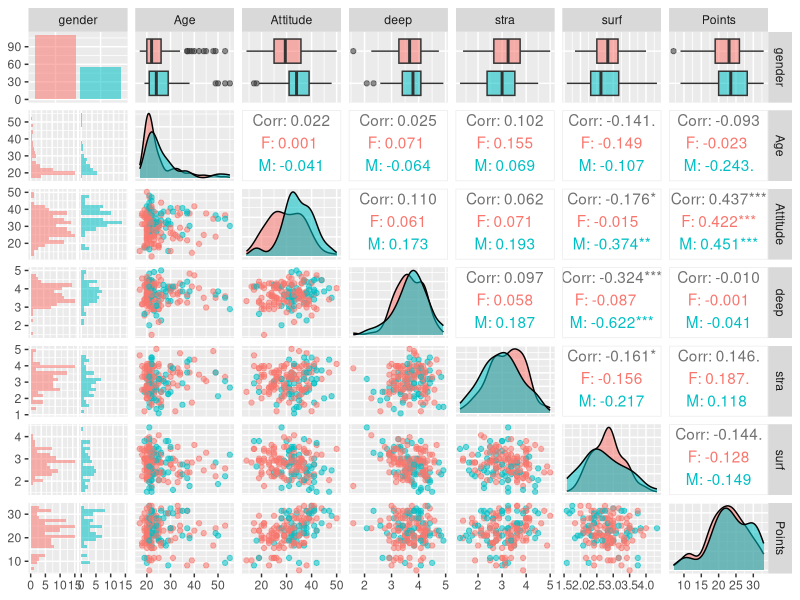
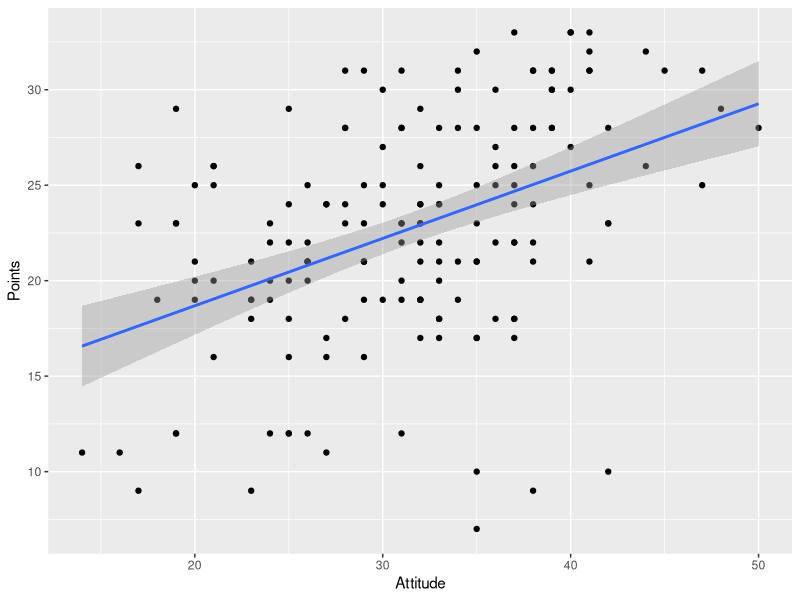
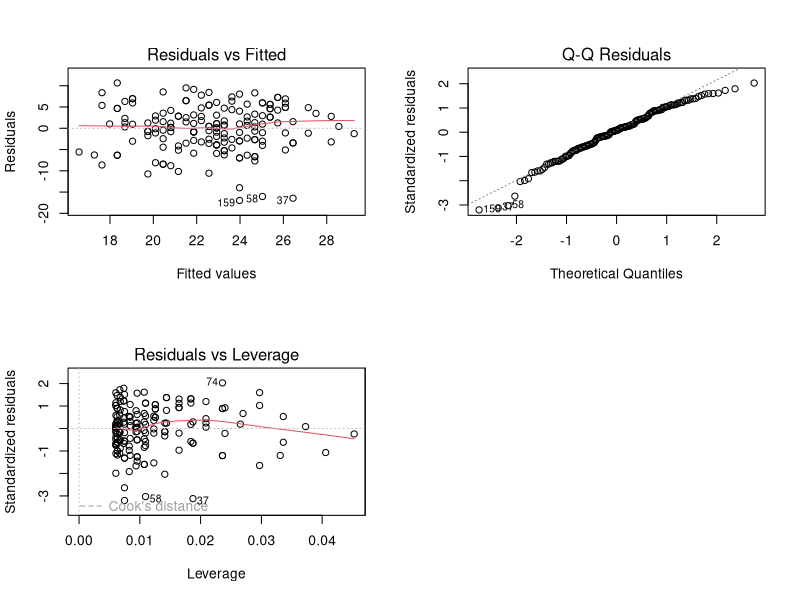

Here is the R script that generated these plots, in order:
## ---- chunk 1
dt <- read.table("data/lrn14.txt")
library(ggplot2)
library(GGally)
## ---- chunk 2
head(dt, n = 5)
## ---- chunk 3
ggpairs(dt, mapping = aes(col = gender, alpha = 0.3), lower = list(combo = wrap("facethist", bins = 20)))
## ---- chunk 4
lmmodel2 <- lm(Points ~ Attitude + surf + stra, data = dt)
summary(lmmodel2)
## ---- chunk 5
lmmodel <- lm(Points ~ Attitude, data = dt)
summary(lmmodel)

plot <- qplot(Attitude, Points, data = dt) + geom_smooth(method = "lm")
plot
## ---- chunk 6
par(mfrow = c(2,2))
plot(lmmodel, which = c(1,2,5))
